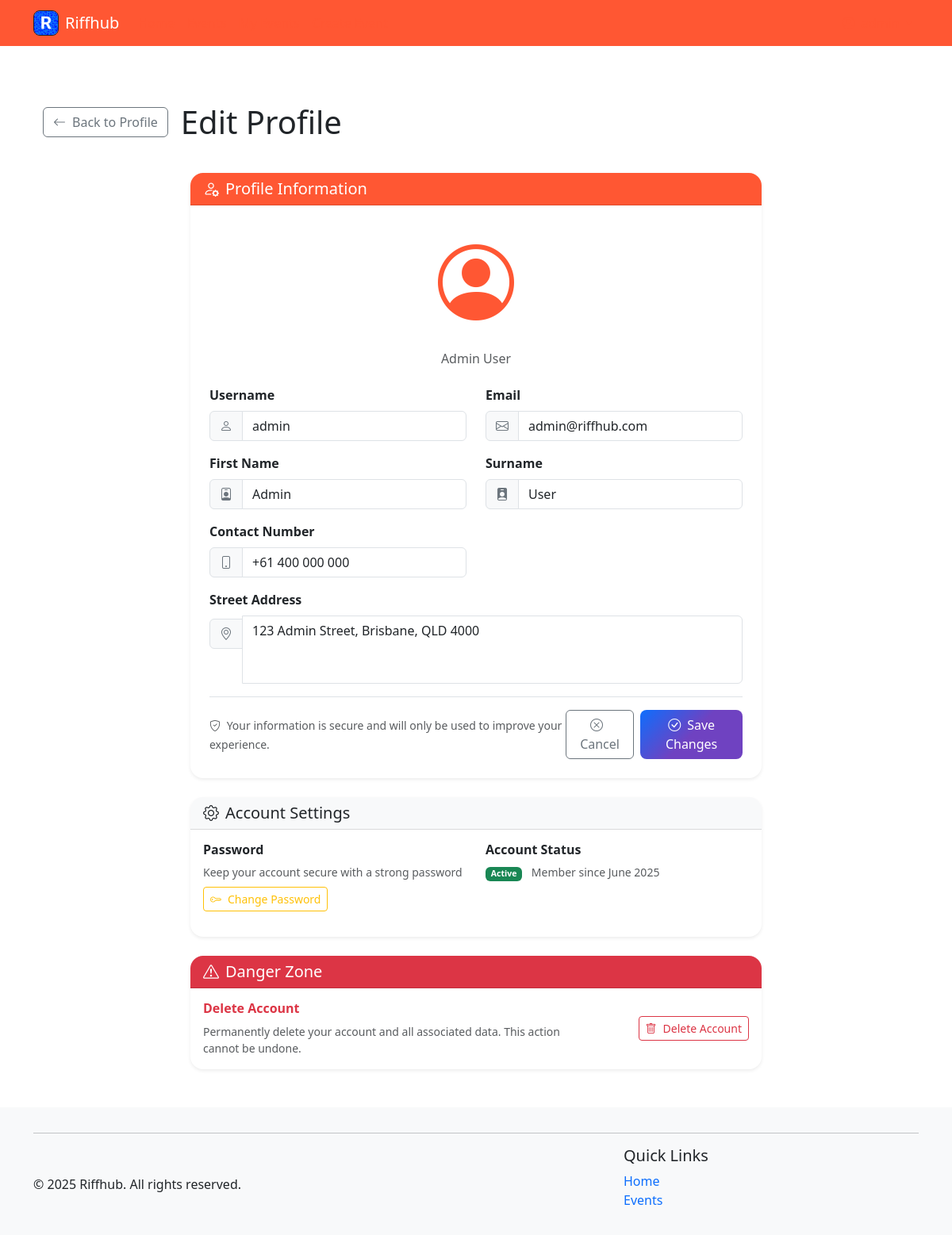
The app's page /auth/profile/edit (signed in) with its own data.
### riffhub/models.py (models this page shows, shortened)
class User(db.Model):
    __tablename__ = 'users'
    id = db.Column(db.Integer, primary_key=True)
    username = db.Column(db.String(80), unique=True, nullable=False)
    email = db.Column(db.String(120), unique=True, nullable=False)
    password_hash = db.Column(db.String(128), nullable=False)
    first_name = db.Column(db.String(50), nullable=False)
    surname = db.Column(db.String(50), nullable=False)
    contact_number = db.Column(db.String(20), nullable=False)
    street_address = db.Column(db.Text, nullable=False)
    created_at = db.Column(db.DateTime, default=datetime.utcnow)
    events = db.relationship('Event', backref='organizer', lazy='dynamic', cascade='all, delete-orphan')
    orders = db.relationship('Order', backref='user', lazy='dynamic', cascade='all, delete-orphan')
    comments = db.relationship('Comment', backref='user', lazy='dynamic', cascade='all, delete-orphan')
    genres = db.relationship('Genre', backref='user', lazy='dynamic', cascade='all, delete-orphan')
    @property
    def password(self):
        raise AttributeError('password is not a readable attribute')
    @property
    def full_name(self):
        return f"{self.first_name} {self.surname}"

### riffhub/blueprints/auth/routes.py (the view, shortened to what this page needs)
@bp.route('/profile/edit', methods=['GET', 'POST'])
def edit_profile():
    if 'user_id' not in session:
        flash('Please log in to access your profile', 'danger')
        return redirect(url_for('auth.login'))
    user = User.query.get_or_404(session['user_id'])
    form = ProfileEditForm(obj=user)
    return render_template('edit_profile.html', form=form, user=user)

### riffhub/forms.py
class ProfileEditForm(FlaskForm):
    username = StringField("Username", validators=[
        DataRequired(),
        Length(min=3, max=80)
    ])
    email = EmailField("Email", validators=[DataRequired()])
    first_name = StringField("First Name", validators=[
        DataRequired(),
        Length(min=1, max=50)
    ])
    surname = StringField("Surname", validators=[
        DataRequired(),
        Length(min=1, max=50)
    ])
    contact_number = StringField("Contact Number", validators=[
        DataRequired(),
        Length(min=10, max=20),
        Regexp(r'^[\d\s\-\+\(\)]+$', message="Only digits and phone symbols allowed")
    ])
    street_address = TextAreaField("Street Address", validators=[
        DataRequired(),
        Length(min=5, max=200)
    ])
    submit = SubmitField("Update Profile")

### riffhub/helpers.py (called while the page is built)
def utility_processor():
    def format_date(date_str):
        try:
            if isinstance(date_str, str):
                date_obj = datetime.strptime(date_str, '%Y-%m-%d')
                return date_obj.strftime('%B %d, %Y')
            return date_str.strftime('%B %d, %Y')
        except:
            return date_str
    return dict(format_date=format_date, now=datetime.now())

### riffhub/blueprints/auth/templates/edit_profile.html (shortened to what this page needs)
{% extends 'base.html' %}
{% import 'macros.html' as macros %}
{% block content %}
<div class="container my-5">
    <div class="row mb-4">
        <div class="col-12">
            <div class="d-flex align-items-center mb-3">
                <a href="{{ url_for('auth.profile') }}" class="btn btn-outline-secondary me-3">
                    <i class="bi bi-arrow-left me-2"></i>Back to Profile
                </a>
                <h1 class="mb-0">Edit Profile</h1>
            </div>
        </div>
    </div>
    <div class="row justify-content-center">
        <div class="col-lg-8">
            <div class="card shadow-sm">
                <div class="card-header bg-primary text-white">
                    <h5 class="mb-0">
                        <i class="bi bi-person-gear me-2"></i>Profile Information
                    </h5>
                </div>
                <div class="card-body p-4">
                    <form method="POST" enctype="multipart/form-data">
                        <div class="text-center mb-4">
                            <div class="profile-avatar-large mb-3">
                                <i class="bi bi-person-circle text-primary"></i>
                            </div>
                            <h6 class="text-muted">{{ user.full_name }}</h6>
                        </div>
                        <div class="row">
                            <div class="col-md-6 mb-3">
                                {{ form.username.label(class="form-label fw-bold") }}
                                <div class="input-group">
                                    <span class="input-group-text">
                                        <i class="bi bi-person"></i>
                                    </span>
                                    {{ form.username(class="form-control" + (" is-invalid" if form.username.errors else "")) }}
                                </div>
                            </div>
                            <div class="col-md-6 mb-3">
                                {{ form.email.label(class="form-label fw-bold") }}
                                <div class="input-group">
                                    <span class="input-group-text">
                                        <i class="bi bi-envelope"></i>
                                    </span>
                                    {{ form.email(class="form-control" + (" is-invalid" if form.email.errors else "")) }}
                                </div>
                            </div>
                        </div>
                        <div class="row">
                            <div class="col-md-6 mb-3">
                                {{ form.first_name.label(class="form-label fw-bold") }}
                                <div class="input-group">
                                    <span class="input-group-text">
                                        <i class="bi bi-person-badge"></i>
                                    </span>
                                    {{ form.first_name(class="form-control" + (" is-invalid" if form.first_name.errors else "")) }}
                                </div>
                            </div>
                            <div class="col-md-6 mb-3">
                                {{ form.surname.label(class="form-label fw-bold") }}
                                <div class="input-group">
                                    <span class="input-group-text">
                                        <i class="bi bi-person-badge-fill"></i>
                                    </span>
                                    {{ form.surname(class="form-control" + (" is-invalid" if form.surname.errors else "")) }}
                                </div>
                            </div>
                        </div>
                        <div class="row">
                            <div class="col-md-6 mb-3">
                                {{ form.contact_number.label(class="form-label fw-bold") }}
                                <div class="input-group">
                                    <span class="input-group-text">
                                        <i class="bi bi-phone"></i>
                                    </span>
                                    {{ form.contact_number(class="form-control" + (" is-invalid" if form.contact_number.errors else ""), placeholder="+1 (555) 123-4567") }}
                                </div>
                            </div>
                        </div>
                        <div class="mb-3">
                            {{ form.street_address.label(class="form-label fw-bold") }}
                            <div class="input-group">
                                <span class="input-group-text align-self-start mt-1">
                                    <i class="bi bi-geo-alt"></i>
                                </span>
                                {{ form.street_address(class="form-control" + (" is-invalid" if form.street_address.errors else ""), rows="3", placeholder="123 Main Street, City, State/Province, Country") }}
                            </div>
                        </div>
                        <div class="d-flex justify-content-between align-items-center pt-3 border-top">
                            <div>
                                <small class="text-muted">
                                    <i class="bi bi-shield-check me-1"></i>
                                    Your information is secure and will only be used to improve your experience.
                                </small>
                            </div>
                            <div class="d-flex gap-2">
                                <a href="{{ url_for('auth.profile') }}" class="btn btn-outline-secondary">
                                    <i class="bi bi-x-circle me-2"></i>Cancel
                                </a>
                                <button type="submit" class="btn btn-primary">
                                    <i class="bi bi-check-circle me-2"></i>Save Changes
                                </button>
                            </div>
                        </div>
                    </form>
                </div>
            </div>
            <div class="card shadow-sm mt-4">
                <div class="card-header bg-light">
                    <h5 class="mb-0">
                        <i class="bi bi-gear me-2"></i>Account Settings
                    </h5>
                </div>
                <div class="card-body">
                    <div class="row">
                        <div class="col-md-6 mb-3">
                            <h6 class="fw-bold">Password</h6>
                            <p class="text-muted small mb-2">Keep your account secure with a strong password</p>
                            <a href="{{ url_for('auth.change_password') }}" class="btn btn-outline-warning btn-sm">
                                <i class="bi bi-key me-2"></i>Change Password
                            </a>
                        </div>
                        <div class="col-md-6 mb-3">
                            <h6 class="fw-bold">Account Status</h6>
                            <p class="text-muted small mb-2">
                                <span class="badge bg-success me-2">Active</span>
                                Member since {{ user.created_at.strftime('%B %Y') }}
                            </p>
                        </div>
                    </div>
                </div>
            </div>
            <div class="card shadow-sm mt-4 border-danger">
                <div class="card-header bg-danger text-white">
                    <h5 class="mb-0">
                        <i class="bi bi-exclamation-triangle me-2"></i>Danger Zone
                    </h5>
                </div>
                <div class="card-body">
                    <div class="row align-items-center">
                        <div class="col-md-8">
                            <h6 class="fw-bold text-danger">Delete Account</h6>
                            <p class="text-muted small mb-0">
                                Permanently delete your account and all associated data. This action cannot be undone.
                            </p>
                        </div>
                        <div class="col-md-4 text-end">
                            <button type="button" class="btn btn-outline-danger btn-sm" data-bs-toggle="modal"
                                data-bs-target="#deleteAccountModal">
                                <i class="bi bi-trash me-2"></i>Delete Account
                            </button>
                        </div>
                    </div>
                </div>
            </div>
        </div>
    </div>
</div>
{% endblock %}

### .utils/ass_2_reference/static/style/styles.css (style rules this page uses)
:root { --brand-primary: #ff5733; --brand-highlight: #ff7300; }
body { text-decoration: none; }
textarea { resize: none; }
.bg-primary { background-color: var(--brand-primary) !important; }
.text-primary { color: var(--brand-primary) !important; }
.btn-primary { background-color: var(--brand-primary); border-color: var(--brand-primary); }

### riffhub/blueprints/auth/templates/edit_profile.html (style rules this page uses)
.profile-avatar-large { font-size: 6rem; color: #0d6efd; }
.card { border: none; border-radius: 1rem; }
.card-header { border-radius: 1rem 1rem 0 0 !important; border-bottom: 1px solid rgba(0, 0, 0, .125); }
.input-group-text { background-color: #f8f9fa; border-color: #dee2e6; color: #6c757d; }
.btn-primary { background: linear-gradient(135deg, #0d6efd 0%, #6f42c1 50%); border: none; border-radius: 0.5rem; }
.shadow-sm { box-shadow: 0 0.125rem 0.25rem rgba(0, 0, 0, 0.075) !important; }
.border-danger { border-color: #dc3545 !important; }

### riffhub/templates/base.html (style rules this page uses)
.flex-wrapper { min-height: 100vh; display: flex; flex-direction: column; }

### records on screen
User: full_name "Admin User", username "admin", email "admin@riffhub.com", first_name "Admin", surname "User", contact_number "+61 400 000 000", street_address "123 Admin Street, Brisbane, QLD 4000", created_at "June 2025"
